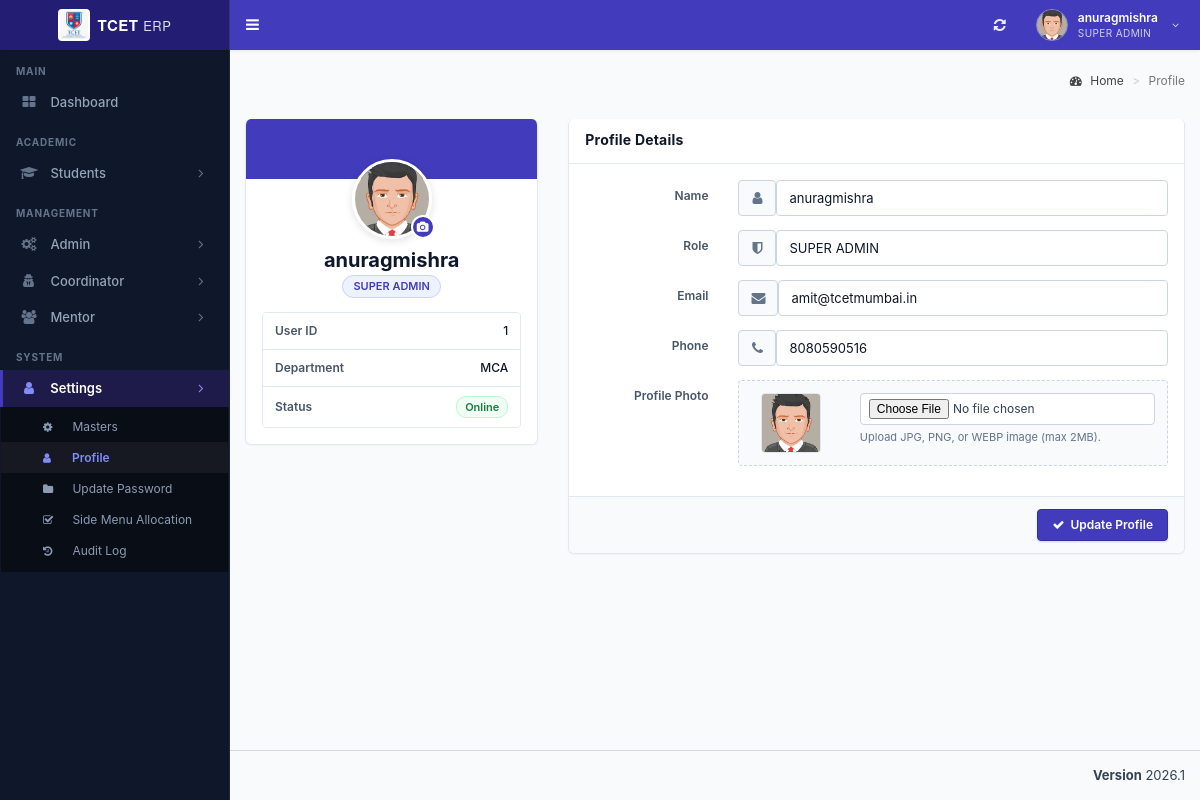
Page /admin/profile.php (signed in) on the committed database.
### tables this page shows
CREATE TABLE `st_role_master` (
  `role_id` int(11) NOT NULL,
  `role_name` varchar(100) NOT NULL
);

CREATE TABLE `st_login` (
  `login_id` int(11) NOT NULL,
  `username` varchar(200) NOT NULL,
  `password` varchar(255) NOT NULL,
  `user_id` int(11) NOT NULL,
  `created_at` timestamp NOT NULL DEFAULT current_timestamp()
);

CREATE TABLE `st_user_master` (
  `user_id` int(11) NOT NULL,
  `user_name` varchar(150) NOT NULL,
  `email_id` varchar(200) NOT NULL,
  `phone_number` varchar(15) DEFAULT NULL,
  `department_id` int(11) NOT NULL,
  `role_id` int(11) NOT NULL,
  `student_id` int(11) NOT NULL,
  `is_first_login` tinyint(1) DEFAULT 1
);

CREATE TABLE `st_menu_master` (
  `menu_id` int(11) NOT NULL,
  `menu_name` varchar(100) NOT NULL,
  `menu_icon` varchar(100) NOT NULL DEFAULT 'fa fa-folder'
);

CREATE TABLE `st_sub_menu_master` (
  `sub_menu_id` int(11) NOT NULL,
  `menu_id` int(11) NOT NULL,
  `sort_order` int(11) NOT NULL DEFAULT 0,
  `sub_menu_name` varchar(100) NOT NULL,
  `sub_menu_icon` varchar(100) NOT NULL DEFAULT 'fa fa-angle-double-right',
  `sub_menu_route` varchar(255) NOT NULL DEFAULT '#'
);

CREATE TABLE `st_department_master` (
  `department_id` int(11) NOT NULL,
  `department_name` varchar(150) NOT NULL,
  `program_name` varchar(150) DEFAULT NULL,
  `date` timestamp NOT NULL DEFAULT current_timestamp() ON UPDATE current_timestamp()
);

### admin/profile.php (the view, shortened to what the rows shown need)
<?php
include "header/header.php";
$currentUserId = intval($userid ?? 0);
$currentRoleId = intval($usertype ?? 0);
$defaultProfilePhoto = 'dist/img/user2-160x160.jpg';
$profilePhotoStorageDir = __DIR__ . DIRECTORY_SEPARATOR . 'uploads' . DIRECTORY_SEPARATOR . 'profile_photos';
$profilePhotoWebDir = 'uploads/profile_photos';
function getUserProfilePhotoWebPath($userId, $storageDir, $webDir, $defaultPath)
{
  $userId = intval($userId);
  if ($userId <= 0 || !is_dir($storageDir)) {
    return $defaultPath;
  }
  $matches = glob($storageDir . DIRECTORY_SEPARATOR . 'user_' . $userId . '.*');
  return $webDir . '/' . basename($matches[0]);
}
$profilePhotoWebPath = getUserProfilePhotoWebPath($currentUserId, $profilePhotoStorageDir, $profilePhotoWebDir, $defaultProfilePhoto);
$profileData = array(
  'username' => (string) ($username ?? ''),
  'role_name' => (string) ($role_name ?? ''),
  'email_id' => '',
  'phone_number' => '',
  'department_name' => ''
);
if ($currentUserId > 0 && $currentRoleId > 0) {
    $profileSql = "SELECT l.username, r.role_name, u.user_name, u.email_id, u.phone_number, d.department_name
                   FROM st_login l
                   LEFT JOIN st_user_master u ON u.user_id = l.user_id
                   LEFT JOIN st_role_master r ON r.role_id = u.role_id
                   LEFT JOIN st_department_master d ON d.department_id = u.department_id
                   WHERE l.user_id = ?
                   LIMIT 1";
  $profileStmt = mysqli_prepare($db_handle->conn, $profileSql);
  if ($profileStmt) {
      mysqli_stmt_bind_param($profileStmt, 'i', $currentUserId);
    mysqli_stmt_execute($profileStmt);
    $profileResult = mysqli_stmt_get_result($profileStmt);
    if ($profileResult && ($row = mysqli_fetch_assoc($profileResult))) {
      $displayName = trim((string) ($row['user_name'] ?? ''));
      $profileData['username'] = $displayName;
      $profileData['role_name'] = (string) ($row['role_name'] ?? $profileData['role_name']);
      $profileData['email_id'] = (string) ($row['email_id'] ?? '');
      $profileData['phone_number'] = (string) ($row['phone_number'] ?? '');
      $profileData['department_name'] = (string) ($row['department_name'] ?? '');
    }
  }
}
?>
<div class="content-wrapper">
  <section class="content" style="margin-top: 20px;">
    <div class="row">
      <div class="col-md-4">
        <div class="box profile-summary-card">
          <div class="box-body box-profile text-center profile-summary-body">
            <div class="profile-avatar-wrap">
              <img class="profile-avatar" src="<?php echo htmlspecialchars($profilePhotoWebPath); ?>" alt="User profile picture">
              <span class="profile-avatar-edit-tag"><i class="fa fa-camera"></i></span>
            </div>
            <h3 class="profile-display-name text-center"><?php echo htmlspecialchars($profileData['username']); ?></h3>
            <div class="profile-role-pill"><?php echo htmlspecialchars($profileData['role_name']); ?></div>
            <div class="profile-meta-box">
              <div class="profile-meta-row">
                <span class="profile-meta-label">User ID</span>
                <span class="profile-meta-value"><?php echo intval($currentUserId); ?></span>
              </div>
              <div class="profile-meta-row">
                <span class="profile-meta-label">Department</span>
                <span class="profile-meta-value"><?php echo htmlspecialchars($profileData['department_name'] !== '' ? $profileData['department_name'] : 'N/A'); ?></span>
              </div>
              <div class="profile-meta-row">
              </div>
            </div>
          </div>
        </div>
      </div>
      <div class="col-md-8">
        <div class="box profile-form-card">
          <form class="form-horizontal" method="POST" enctype="multipart/form-data">
            <div class="box-body">
              <div class="form-group">
                <div class="col-sm-9">
                  <div class="input-group profile-input-group">
                    <span class="input-group-addon"><i class="fa fa-user"></i></span>
                    <input type="text" class="form-control" name="profile_name" value="<?php echo htmlspecialchars($profileData['username']); ?>" required>
                  </div>
                </div>
              </div>
              <div class="form-group">
                <div class="col-sm-9">
                  <div class="input-group profile-input-group">
                    <span class="input-group-addon"><i class="fa fa-shield"></i></span>
                    <input type="text" class="form-control" value="<?php echo htmlspecialchars($profileData['role_name']); ?>" readonly>
                  </div>
                </div>
              </div>
              <div class="form-group">
                <div class="col-sm-9">
                  <div class="input-group profile-input-group">
                    <span class="input-group-addon"><i class="fa fa-envelope"></i></span>
                    <input type="email" class="form-control" name="profile_email" value="<?php echo htmlspecialchars($profileData['email_id']); ?>" placeholder="Enter email">
                  </div>
                </div>
              </div>
              <div class="form-group">
                <div class="col-sm-9">
                  <div class="input-group profile-input-group">
                    <span class="input-group-addon"><i class="fa fa-phone"></i></span>
                    <input type="text" class="form-control" name="profile_phone" value="<?php echo htmlspecialchars($profileData['phone_number']); ?>" placeholder="Enter phone number">
                  </div>
                </div>
              </div>
            </div>
          </form>
        </div>
      </div>
    </div>
  </section>
</div>
<?php include "header/footer.php"; ?>

### admin/header/header.php (shortened to what the rows shown need)
<?php
require_once __DIR__ . "/../../database/db_connect.php";
$db_handle = new DBController();
$sessionLoginId = intval($_SESSION['user_login_id'] ?? $_SESSION['user_session'] ?? 0);
$username = '';
$userid = 0;
$usertype = 0;
$sql = "SELECT l.login_id, l.username, l.user_id, u.role_id, u.user_name, u.department_id, u.student_id, r.role_name
	    FROM st_login l
	    LEFT JOIN st_user_master u ON u.user_id = l.user_id
	    LEFT JOIN st_role_master r ON r.role_id = u.role_id
	    WHERE l.login_id='" . $sessionLoginId . "' LIMIT 1";
$result = mysqli_query($db_handle->conn, $sql);
if ($result && $result->num_rows > 0) {
	$row = $result->fetch_assoc();
	$username = $row['username'];
	$userid = intval($row['user_id']);
	$usertype = intval($row['role_id']);
}
$name = $username;
$profileSql = "SELECT COALESCE(NULLIF(TRIM(u.user_name), ''), l.username) AS user_name
			   FROM st_login l
			   LEFT JOIN st_user_master u ON u.user_id = l.user_id
			   WHERE l.user_id = $userid LIMIT 1";
$profileResult = mysqli_query($db_handle->conn, $profileSql);
if ($profileResult && ($profileRow = mysqli_fetch_assoc($profileResult))) {
	$profileName = trim((string)($profileRow['user_name'] ?? ''));
	if ($profileName !== '') {
		$name = $profileName;
	}
}
$sql = "SELECT role_name FROM st_role_master WHERE role_id = ? LIMIT 1";
$stmt = mysqli_prepare($db_handle->conn, $sql);
if ($stmt) {
	mysqli_stmt_bind_param($stmt, 'i', $usertype);
	mysqli_stmt_execute($stmt);
	$result = mysqli_stmt_get_result($stmt);
	if ($row = mysqli_fetch_assoc($result)) {
		$role_name = $row['role_name'];
	}
}
?>
<!DOCTYPE html>
<html>
<head>
	<link rel="stylesheet" href="bootstrap/css/bootstrap.min.css">
	<link rel="stylesheet" href="https://cdnjs.cloudflare.com/ajax/libs/font-awesome/4.5.0/css/font-awesome.min.css">
	<link rel="stylesheet" href="https://cdnjs.cloudflare.com/ajax/libs/ionicons/2.0.1/css/ionicons.min.css">
	<link rel="stylesheet" href="dist/css/AdminLTE.min.css">
	<link rel="stylesheet" href="dist/css/skins/_all-skins.min.css">
	<link rel="stylesheet" href="plugins/iCheck/flat/blue.css">
	<link rel="stylesheet" href="plugins/morris/morris.css">
	<link rel="stylesheet" href="plugins/jvectormap/jquery-jvectormap-1.2.2.css">
	<link rel="stylesheet" href="plugins/datepicker/datepicker3.css">
	<link rel="stylesheet" href="plugins/daterangepicker/daterangepicker.css">
	<link rel="stylesheet" href="plugins/bootstrap-wysihtml5/bootstrap3-wysihtml5.min.css">
	<link rel="stylesheet" href="css/erp-theme.css">
</head>
<body class="hold-transition skin-blue sidebar-mini main-content-responsive">
	<div class="wrapper">
		<header class="main-header">
			<nav class="navbar navbar-static-top" role="navigation">
				<div class="navbar-custom-menu">
					<ul class="nav navbar-nav">
						<li class="dropdown user user-menu">
							<a href="#" class="dropdown-toggle erp-header-user-btn" data-toggle="dropdown">
								<div class="erp-header-user-meta hidden-xs">
									<span class="erp-header-user-name"><?php echo htmlspecialchars($name !== '' ? $name : $username); ?></span>
									<span class="erp-header-user-role"><?php echo htmlspecialchars($role_name ?? 'User'); ?></span>
								</div>
							</a>
						</li>
					</ul>
				</div>
			</nav>
		</header>
		<aside class="main-sidebar">
			<section class="sidebar">
				<?php include_once "side_menu.php"; ?>
			</section>
		</aside>

### admin/header/side_menu.php (shortened to what the rows shown need)
<?php
if (!function_exists('sidebar_has_column')) {
function sidebar_has_column($conn, $table, $column)
{
	$escapedColumn = mysqli_real_escape_string($conn, $column);
	$result = mysqli_query($conn, "SHOW COLUMNS FROM $table LIKE '$escapedColumn'");
	$exists = ($result && mysqli_num_rows($result) > 0);
	return $exists;
}
}
$menuHasIconColumn = sidebar_has_column($db_handle->conn, 'st_menu_master', 'menu_icon');
$subMenuHasIconColumn = sidebar_has_column($db_handle->conn, 'st_sub_menu_master', 'sub_menu_icon');
$subMenuHasRouteColumn = sidebar_has_column($db_handle->conn, 'st_sub_menu_master', 'sub_menu_route');
$menuTree = array();
$menuIconSelect = $menuHasIconColumn
	? "COALESCE(NULLIF(TRIM(m.menu_icon), ''), 'fa fa-folder') AS menu_icon"
	: "'fa fa-folder' AS menu_icon";
$subMenuRouteSelect = $subMenuHasRouteColumn
	? "COALESCE(NULLIF(TRIM(sm.sub_menu_route), ''), '#') AS sub_menu_route"
	: "'#' AS sub_menu_route";
$subMenuIconSelect = $subMenuHasIconColumn
	? "COALESCE(NULLIF(TRIM(sm.sub_menu_icon), ''), 'fa fa-angle-double-right') AS sub_menu_icon"
	: "'fa fa-angle-double-right' AS sub_menu_icon";
$menuSql = "SELECT m.menu_id, m.menu_name, $menuIconSelect
			FROM st_menu_master m
			WHERE (
				EXISTS (
					SELECT 1
					FROM st_menu_allocation_master mar
					WHERE mar.menu_id = m.menu_id
					  AND mar.role_id = ?
					  AND mar.sub_menu_id IS NULL
				)
				OR EXISTS (
					SELECT 1
					FROM st_menu_allocation_master maa
					WHERE maa.menu_id = m.menu_id
					  AND maa.role_id = ?
					  AND maa.sub_menu_id IS NOT NULL
				)
			)
			ORDER BY m.menu_id";
$menuStmt = mysqli_prepare($db_handle->conn, $menuSql);
if ($menuStmt) {
	mysqli_stmt_bind_param($menuStmt, 'ii', $usertype, $usertype);
	mysqli_stmt_execute($menuStmt);
	$menuResult = mysqli_stmt_get_result($menuStmt);
	while ($menuRow = mysqli_fetch_assoc($menuResult)) {
		$menuId = (int) $menuRow['menu_id'];
		$menuTree[$menuId] = array(
			'menu_name' => $menuRow['menu_name'],
			'menu_icon' => $menuRow['menu_icon'],
			'submenus' => array()
		);
		$subSql = "SELECT sm.sub_menu_id, sm.sub_menu_name, $subMenuRouteSelect, $subMenuIconSelect
				   FROM st_sub_menu_master sm
				   WHERE sm.menu_id = ?
				   AND (
					   EXISTS (
						   SELECT 1
						   FROM st_menu_allocation_master mar
						   WHERE mar.sub_menu_id = sm.sub_menu_id
							 AND mar.role_id = ?
					   )
				   )
				   ORDER BY sm.sort_order ASC, sm.sub_menu_id ASC";
		$subStmt = mysqli_prepare($db_handle->conn, $subSql);
		if ($subStmt) {
			mysqli_stmt_bind_param($subStmt, 'ii', $menuId, $usertype);
			mysqli_stmt_execute($subStmt);
			$subResult = mysqli_stmt_get_result($subStmt);
			while ($subRow = mysqli_fetch_assoc($subResult)) {
				$subId = intval($subRow['sub_menu_id']);
				if (in_array($subId, array(51, 52, 53), true)) {
					continue;
				}
				$menuTree[$menuId]['submenus'][] = $subRow;
			}
		}
	}
}
?>
<ul class="sidebar-menu" id="sidebar-dynamic-menu">
<?php
$sidebarHomeRoute = ((int) ($usertype ?? 0) === 5) ? 'student_dashboard.php' : 'index.php';
$sidebarHomeLabel = ((int) ($usertype ?? 0) === 5) ? 'Dashboard' : 'Dashboard';
$sidebarHomeIcon = ((int) ($usertype ?? 0) === 5) ? 'fa fa-dashboard' : 'fa fa-th-large';
$currentScript = basename($_SERVER['PHP_SELF'] ?? '');
?>
<li class="header">MAIN</li>
<li class="<?php echo ($currentScript === 'index.php' || $currentScript === 'student_dashboard.php') ? 'active' : ''; ?>">
	<a href="<?php echo htmlspecialchars($sidebarHomeRoute); ?>">
		<i class="<?php echo htmlspecialchars($sidebarHomeIcon); ?>"></i>
		<span><?php echo htmlspecialchars($sidebarHomeLabel); ?></span>
	</a>
</li>
<?php
$renderedHeaders = array();
foreach ($menuTree as $menuId => $menuData) {
	$menuName = trim((string) $menuData['menu_name']);
	$menuLower = strtolower($menuName);
	$menuIcon = trim((string) $menuData['menu_icon']);
	$sectionGroup = '';
	if (in_array($menuLower, array('students', 'student', 'coordinator', 'academics', 'academic'), true)) {
		$sectionGroup = 'ACADEMIC';
	} elseif (in_array($menuLower, array('admin', 'mentor', 'management'), true)) {
		$sectionGroup = 'MANAGEMENT';
	} elseif (in_array($menuLower, array('settings', 'system'), true)) {
		$sectionGroup = 'SYSTEM';
	}
	if ($sectionGroup !== '' && !isset($renderedHeaders[$sectionGroup])) {
		echo '<li class="header">' . htmlspecialchars($sectionGroup) . '</li>';
		$renderedHeaders[$sectionGroup] = true;
	}
	$isMenuActive = false;
	if (!empty($menuData['submenus'])) {
		foreach ($menuData['submenus'] as $sub) {
			$routeBase = basename($sub['sub_menu_route'] ?? '');
			if ($routeBase !== '' && $routeBase !== '#' && strpos($currentScript, $routeBase) !== false) {
				$isMenuActive = true;
				break;
			}
		}
	}
?>
<li class="treeview <?php echo $isMenuActive ? 'active' : ''; ?>" data-menu-id="<?php echo $menuId; ?>" id="sidebar-menu-<?php echo $menuId; ?>">
	<a href="#">
		<i class="<?php echo htmlspecialchars($menuIcon); ?>" aria-hidden="true"></i>
		<span><?php echo htmlspecialchars(ucwords(strtolower($menuName))); ?></span>
		<span class="pull-right-container">
			<i class="fa fa-angle-right pull-right"></i>
		</span>
	</a>
	<ul class="treeview-menu" id="sidebar-submenu-<?php echo $menuId; ?>" <?php echo $isMenuActive ? 'style="display: block;"' : ''; ?>>
	<?php if (!empty($menuData['submenus'])) {
		foreach ($menuData['submenus'] as $subMenu) {
			$subId = intval($subMenu['sub_menu_id']);
			$subName = trim((string) $subMenu['sub_menu_name']);
			$subRoute = trim((string) ($subMenu['sub_menu_route'] ?? '#'));
			$subIcon = trim((string) ($subMenu['sub_menu_icon'] ?? 'fa fa-circle-o'));
			$isSubActive = ($subRoute !== '#' && basename($subRoute) === $currentScript);
	?>
		<li class="<?php echo $isSubActive ? 'active' : ''; ?>" data-sub-menu-id="<?php echo $subId; ?>" id="sidebar-submenu-item-<?php echo $subId; ?>">
			<a href="<?php echo htmlspecialchars($subRoute); ?>">
				<i class="<?php echo htmlspecialchars($subIcon); ?>"></i>
				<span><?php echo htmlspecialchars($subName); ?></span>
			</a>
		</li>
	<?php }
	} ?>
	</ul>
</li>
<?php } ?>
</ul>

### rows in the picture
st_role_master: role_name "SUPER ADMIN"
st_login: user.role_id "Dashboard", username "anuragmishra", st_role_master.role_name "SUPER ADMIN", user "1", st_department_master.department_name "MCA", profile_name "anuragmishra", role_name "SUPER ADMIN", profile_email "amit@tcetmumbai.in", profile_phone "8080590516"
st_menu_master: menu_name "ACADEMIC", menu_name "Students"
st_menu_master: menu_name "MANAGEMENT", menu_name "Admin"
st_menu_master: menu_name "Coordinator"
st_menu_master: menu_name "Mentor"
st_menu_master: menu_name "SYSTEM", menu_name "Settings"
st_sub_menu_master: sub_menu_name "Masters"
st_sub_menu_master: sub_menu_name "Profile"
st_sub_menu_master: sub_menu_name "Update Password"
st_sub_menu_master: sub_menu_name "Side Menu Allocation"
st_sub_menu_master: sub_menu_name "Audit Log"

### other values in the picture
$name !== '' ? $name : $username "anuragmishra"
